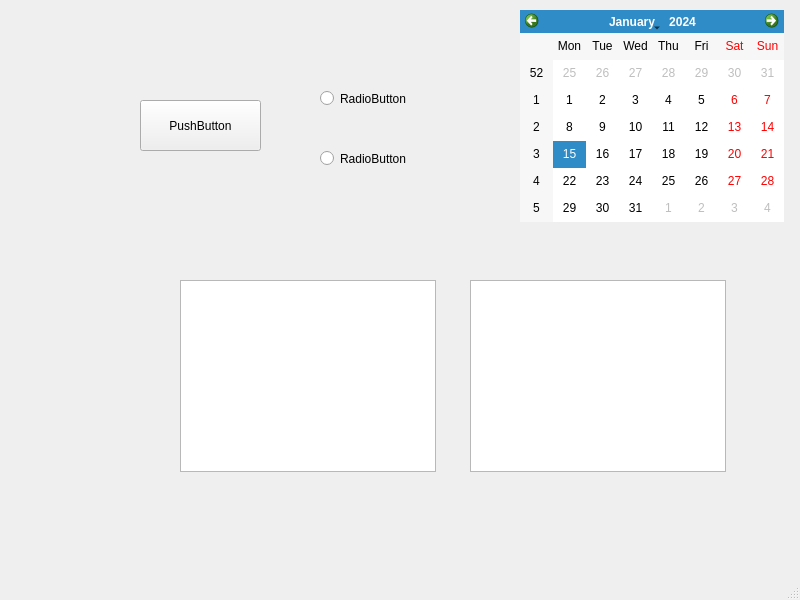
<?xml version="1.0" encoding="UTF-8"?>
<ui version="4.0">
 <class>MainWindow</class>
 <widget class="QMainWindow" name="MainWindow">
  <property name="geometry">
   <rect>
    <x>0</x>
    <y>0</y>
    <width>800</width>
    <height>600</height>
   </rect>
  </property>
  <property name="windowTitle">
   <string>MainWindow</string>
  </property>
  <widget class="QWidget" name="centralwidget">
   <widget class="QPushButton" name="pushButton">
    <property name="geometry">
     <rect>
      <x>140</x>
      <y>100</y>
      <width>121</width>
      <height>51</height>
     </rect>
    </property>
    <property name="text">
     <string>PushButton</string>
    </property>
   </widget>
   <widget class="QRadioButton" name="radioButton">
    <property name="geometry">
     <rect>
      <x>320</x>
      <y>90</y>
      <width>100</width>
      <height>17</height>
     </rect>
    </property>
    <property name="text">
     <string>RadioButton</string>
    </property>
   </widget>
   <widget class="QRadioButton" name="radioButton_2">
    <property name="geometry">
     <rect>
      <x>320</x>
      <y>150</y>
      <width>100</width>
      <height>17</height>
     </rect>
    </property>
    <property name="text">
     <string>RadioButton</string>
    </property>
   </widget>
   <widget class="QTableView" name="tableView">
    <property name="geometry">
     <rect>
      <x>180</x>
      <y>280</y>
      <width>256</width>
      <height>192</height>
     </rect>
    </property>
   </widget>
   <widget class="QListView" name="listView">
    <property name="geometry">
     <rect>
      <x>470</x>
      <y>280</y>
      <width>256</width>
      <height>192</height>
     </rect>
    </property>
   </widget>
   <widget class="QCalendarWidget" name="calendarWidget">
    <property name="geometry">
     <rect>
      <x>520</x>
      <y>10</y>
      <width>264</width>
      <height>212</height>
     </rect>
    </property>
   </widget>
  </widget>
  <widget class="QMenuBar" name="menubar">
   <property name="geometry">
    <rect>
     <x>0</x>
     <y>0</y>
     <width>800</width>
     <height>25</height>
    </rect>
   </property>
  </widget>
  <widget class="QStatusBar" name="statusbar"/>
 </widget>
 <resources/>
 <connections/>
</ui>
